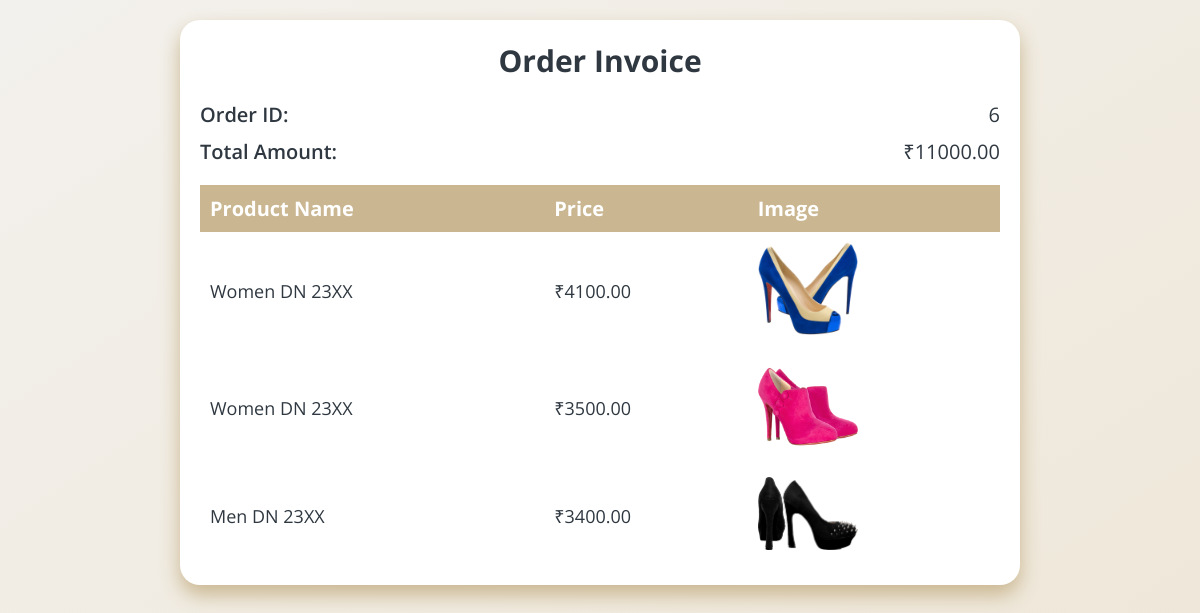
Page /Prime_Mart/orders.php?order_id=6 on the committed database.
### tables this page shows
CREATE TABLE `orders` (
  `order_id` int(11) NOT NULL,
  `total_price` decimal(10,2) NOT NULL,
  `order_date` timestamp NOT NULL DEFAULT CURRENT_TIMESTAMP
);

CREATE TABLE `order_items` (
  `item_id` int(11) NOT NULL,
  `order_id` int(11) NOT NULL,
  `product_id` int(11) NOT NULL,
  `product_name` varchar(100) NOT NULL,
  `product_price` decimal(10,2) NOT NULL,
  `product_image` varchar(255) NOT NULL
);

### Prime_Mart/orders.php (the view, shortened to what this page needs)
<!DOCTYPE html>
<html>
<head>
    <link rel="stylesheet" type="text/css" href="orders.css">
</head>
<body>
    <div class="invoice-container">
        <h1 class="invoice-heading">Order Invoice</h1>
        <?php
        $conn = mysqli_connect('localhost', 'root', '1234','prime_mart');
        $orderId = $_GET['order_id'];
        $orderQuery = "SELECT * FROM orders WHERE order_id = '$orderId'";
        $orderResult = mysqli_query($conn, $orderQuery);
        $orderRow = mysqli_fetch_assoc($orderResult);
        $totalPrice = $orderRow['total_price'];
        $itemsQuery = "SELECT * FROM order_items WHERE order_id = '$orderId'";
        $itemsResult = mysqli_query($conn, $itemsQuery);
        ?>
        <div class="order-details">
            <div class="detail">
                <span class="label">Order ID:</span>
                <span class="value"><?php echo $orderId; ?></span>
            </div>
            <div class="detail">
                <span class="label">Total Amount:</span>
                <span class="value">₹<?php echo $totalPrice; ?></span>
            </div>
        </div>
        <div class="order-items">
            <table>
                <thead>
                    <tr>
                        <th>Product Name</th>
                        <th>Price</th>
                        <th>Image</th>
                    </tr>
                </thead>
                <tbody>
                    <?php while ($itemRow = mysqli_fetch_assoc($itemsResult)) { ?>
                        <tr>
                            <td><?php echo $itemRow['product_name']; ?></td>
                            <td>₹<?php echo $itemRow['product_price']; ?></td>
                            <td><img src="<?php echo $itemRow['product_image']; ?>" alt="Product Image"></td>
                        </tr>
                    <?php } ?>
                </tbody>
            </table>
        </div>
    </div>
</body>
</html>

### Prime_Mart/orders.css (style rules this page uses)
body { margin: 0; padding: 0; background: linear-gradient(to bottom right, #f3f1ed, #eee6d7); min-height: 100vh; display: flex; flex-direction: column; justify-content: flex-start; align-items: center; font-family: 'Open Sans', sans-serif; }
.invoice-container { width: 80%; max-width: 800px; background-color: #ffffff; border-radius: 20px; box-shadow: 0px 10px 20px #cab791; padding: 20px; margin: 20px auto; }
.invoice-heading { font-size: 30px; font-weight: 700; color: #2F3841; text-align: center; margin-top: 0; margin-bottom: 20px; }
.order-details { margin-bottom: 20px; }
.detail { display: flex; justify-content: space-between; align-items: center; margin-bottom: 10px; }
.label { font-size: 20px; font-weight: 600; color: #2F3841; }
.value { font-size: 20px; font-weight: 400; color: #2F3841; }
.order-items table { width: 100%; border-collapse: collapse; margin-top: 20px; }
.order-items th, .order-items td { padding: 10px; text-align: left; }
.order-items th { font-size: 20px; font-weight: 700; color: #2F3841; background-color: #cab791; color: #ffffff; }
.order-items td { font-size: 18px; font-weight: 400; color: #2F3841; }
.order-items img { max-width: 100px; max-height: 100px; }

### rows in the picture
orders: total_price "11000.00"
order_items: product_name "Women DN 23XX", product_price "4100.00", product_image (picture)
order_items: product_name "Women DN 23XX", product_price "3500.00", product_image (picture)
order_items: product_name "Men DN 23XX", product_price "3400.00", product_image (picture)

### other values in the picture
$orderId "6"
